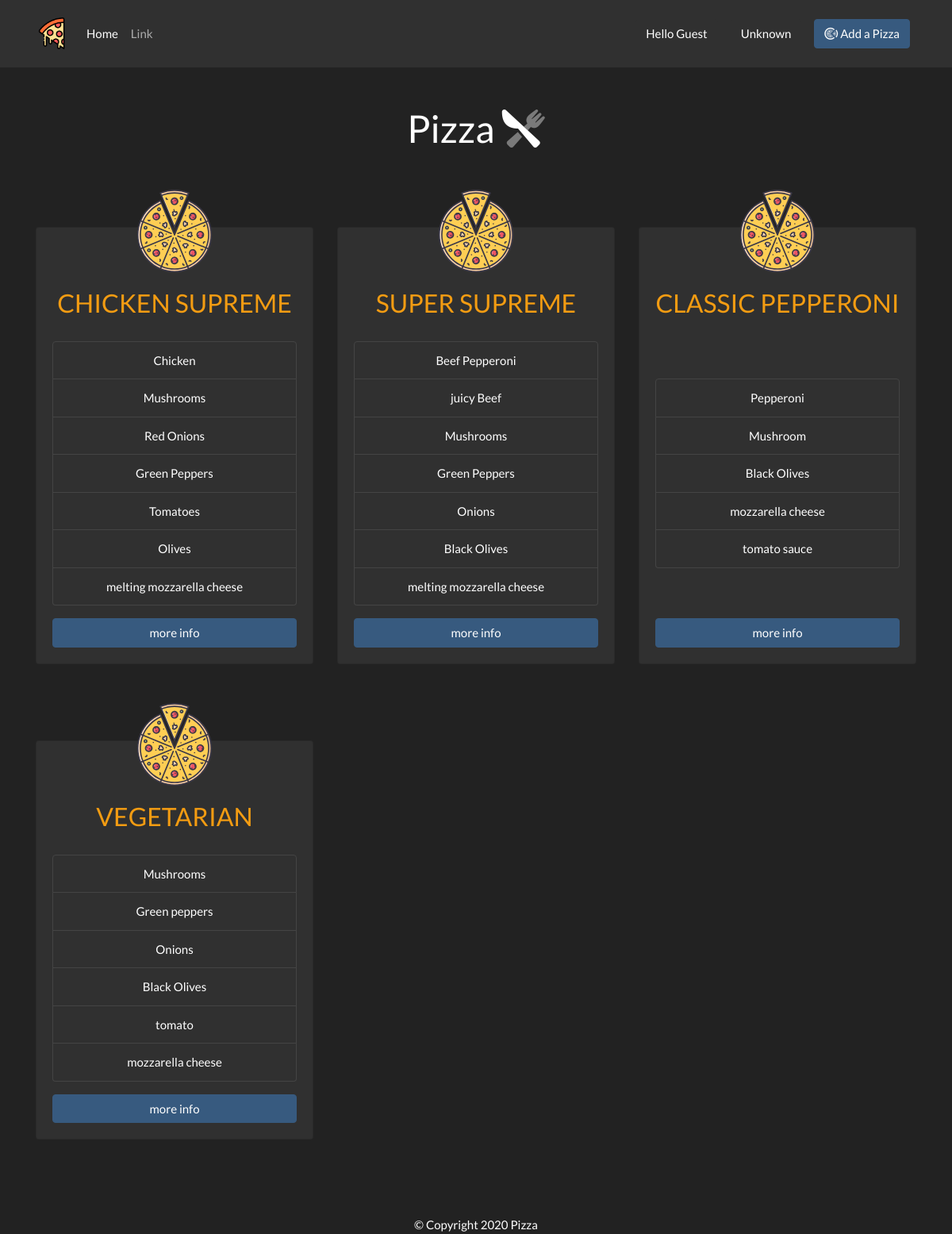
The page / on the database its author committed.
### tables this page shows
CREATE TABLE `pizzas` (
  `id` int(11) NOT NULL,
  `title` varchar(255) NOT NULL,
  `ingredients` text NOT NULL,
  `email` varchar(255) NOT NULL,
  `created_at` timestamp NOT NULL DEFAULT current_timestamp()
);

### index.php (the view, shortened to what this page needs)
<?php $pageTitle = 'Home' ?>
<?php require( 'config/connection.php' )?>
<?php require( 'templates/header.php' )?>
<?php require( 'templates/navbar.php' )?>
<?php
	$sql = 'SELECT * FROM pizzas ORDER BY created_at';
	$result = mysqli_query($conn, $sql);
	$pizzas = mysqli_fetch_all($result, MYSQLI_ASSOC);
?>
<h1 class='text-center mt-5'>Pizza <i class="fad fa-utensils-alt"></i></h1>
<div class='container mt-5'>
    <div class="row">
        <?php foreach($pizzas as $pizza){ ?>
        <div class="col-md-4 col-sm-6 my-5">
            <div class="card text-center" style="height:100%;">
                <div class="card-img text-center mt-n5">
                    <img src="upload/pizza.svg" class="img-fluid" style="width:30%;">
                </div>
                <div class="card-body d-flex flex-column justify-content-between">
                    <h3 class="card-title text-warning"><?php echo htmlspecialchars($pizza['title']) ?></h3>
                    <p class="card-text">
                        <ul class="list-group">
                            <?php foreach(explode(',', $pizza['ingredients']) as $ing){ ?>
                            <li class="list-group-item"><?php echo htmlspecialchars($ing) ?></li>
                            <?php } ?>
                        </ul>
                    </p>
                    <a href="details.php?id=<?php echo $pizza['id'] ?>" class="btn btn-primary btn-block">more info</a>
                </div>
            </div>
        </div>
        <?php } ?>
    </div>
</div>
<?php require( 'templates/footer.php' )?>

### templates/header.php (shortened to what this page needs)
<!DOCTYPE html>
<html lang='en'>
<head>
    <link rel='stylesheet' href='css/all.min.css'>
    <link rel = 'stylesheet' href = 'css/bootstrap_2.min.css'>
    <link rel='stylesheet' href='css/style.css'>
</head>
<body>

### templates/navbar.php (shortened to what this page needs)
<?php
    $name = $_SESSION['name'] ?? 'Guest';
    $gender = $_COOKIE['gender'] ?? 'Unknown';
?>
<nav class="navbar navbar-expand-lg navbar-dark bg-dark">
    <div class="container">
        <a class="navbar-brand" href="index.php"><img src="upload/icon.png" class="img-fluid" alt="icon" width="40"></a>
        <div class="collapse navbar-collapse" id="navbarSupportedContent">
            <ul class="navbar-nav mr-auto justify-content-between">
                <li class="nav-item <?php echo ($pageTitle=="Home")?"active":""?>">
                    <a class="nav-link" href="index.php">Home</span></a>
                </li>
                <li class="nav-item">
                    <a class="nav-link" href="#">Link</a>
                </li>
            </ul>
            <ul class="navbar-nav ml-auto">
                <?php if($name):?>
                    <li class="nav-item">
                        <a class="nav-link" href="#">
                            <span class="btn btn-dark">
                                Hello <?php echo htmlspecialchars($name); ?>
                            </span>
                        </a>
                    </li>
                    <li class="nav-item">
                        <a class="nav-link" href="#">
                            <span class="btn btn-dark">
                                <?php echo htmlspecialchars($gender); ?>
                            </span>
                        </a>
                    </li>
                <?php endif ?>
                <li class="nav-item">
                    <a class="nav-link" href="add.php">
                        <span class="btn btn-<?php echo ($pageTitle=="Add")?"success":"primary"?>">
                            <i class='fad fa-pizza'></i> Add a Pizza
                        </span>
                    </a>
                </li>
            </ul>
        </div>
    </div>
</nav>

### templates/footer.php (shortened to what this page needs)
    <footer class="container mt-5">
        <div class="text-center">&copy; Copyright <span class="date"></span> Pizza</div>
    </footer>
</body>
</html>

### rows shown on the page
pizzas: title "CHICKEN SUPREME", ingredients "Chicken", ingredients "Mushrooms", ingredients "Red Onions", ingredients "Green Peppers", ingredients "Tomatoes", ingredients "Olives", ingredients "melting mozzarella cheese"
pizzas: title "SUPER SUPREME", ingredients "Beef Pepperoni", ingredients "juicy Beef", ingredients "Mushrooms", ingredients "Green Peppers", ingredients "Onions", ingredients "Black Olives", ingredients "melting mozzarella cheese"
pizzas: title "CLASSIC PEPPERONI", ingredients "Pepperoni", ingredients "Mushroom", ingredients "Black Olives", ingredients "mozzarella cheese", ingredients "tomato sauce"
pizzas: title "VEGETARIAN", ingredients "Mushrooms", ingredients "Green peppers", ingredients "Onions", ingredients "Black Olives", ingredients "tomato", ingredients "mozzarella cheese"

### other values the page prints
$name "Guest"
$gender "Unknown"
